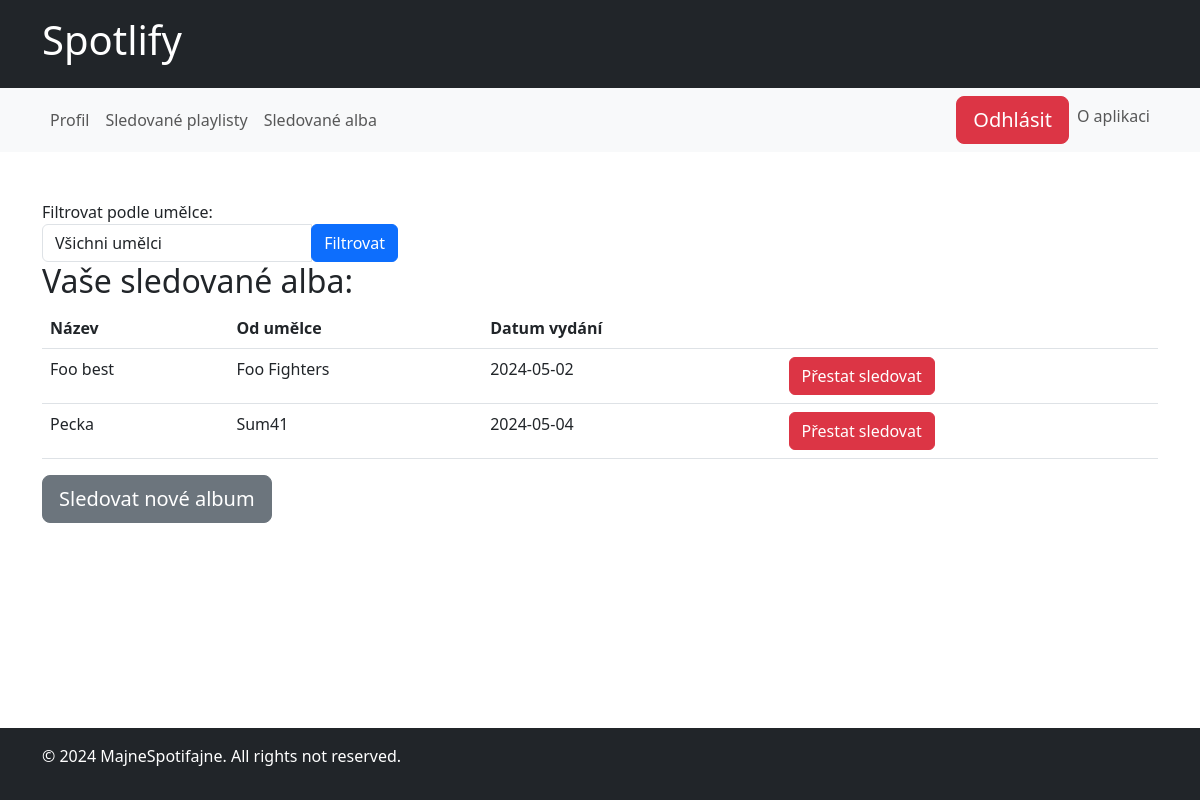
The app's page /followingAlbums (signed in) with its own data.
### spotify/models.py (models this page shows, shortened)
class AccountFollowedAlbums(models.Model):
    account = models.ForeignKey(Account, on_delete=models.CASCADE)
    album = models.ForeignKey(Album, on_delete=models.CASCADE)

class Album(models.Model):
    album_id = models.AutoField(primary_key=True)
    album_release_date = models.DateField()
    album_name = models.CharField(max_length=30)
    artist = models.ForeignKey(Artist, on_delete=models.CASCADE)

class Artist(models.Model):
    artist_id = models.AutoField(primary_key=True)
    artist_name = models.CharField(max_length=30)
    artist_note = models.CharField(max_length=1000)
    artist_next_tour = models.DateField(null=True, blank=True)

### spotify/views.py (the view)
# urls.py: path('followingAlbums', views.followingAlbums, name='followingAlbums'),
def followingAlbums(request):
    logged_in_user = request.session.get('logged_in_user')
    if logged_in_user:
        try:
            account = Account.objects.get(username=logged_in_user)
            following_albums = AccountFollowedAlbums.objects.filter(account=account)
            artists = Artist.objects.all()
            selected_artist = request.GET.get('artist')
            if selected_artist:
                following_albums = following_albums.filter(album__artist__artist_name=selected_artist)
            return render(request, 'FollowingAlbums.html', {'account': account,
                                                            'followingAlbums': following_albums,
                                                            'artists': artists ,
                                                            'selected_artist': selected_artist})
        except Account.DoesNotExist:
            return redirect('userLogin')
    else:
        return redirect('userLogin')

### Templates/FollowingAlbums.html (shortened to what this page needs)
{% extends "UserLayout.html" %}
{% block content %}
<div class="row">
    <div class="col-md-4">
        <form method="GET" action="{% url 'followingAlbums' %}">
            <div class="form-group">
                <label for="category-filter">Filtrovat podle umělce:</label>
                <div class="input-group">
                    <select class="form-control" id="artist-filter" name="artist">
                        <option value="" {% if not selected_artist %}selected{% endif %}>Všichni umělci</option>
                    </select>
                    <div class="input-group-append">
                        <button type="submit" class="btn btn-primary">Filtrovat</button>
                    </div>
                </div>
            </div>
        </form>
    </div>
</div>
<div class="row">
    <div class="col">
        <h2>Vaše sledované alba:</h2>
        <table class="table">
            <thead class="thead-dark">
            <tr>
                <th scope="col">Název</th>
                <th scope="col">Od umělce</th>
                <th scope="col">Datum vydání</th>
                <th scope="col"></th>
            </tr>
            </thead>
            <tbody>
            {% for followingalbums in followingAlbums %}
            <tr>
                <td>{{ followingalbums.album.album_name }}</td>
                <td>{{ followingalbums.album.artist.artist_name }}</td>
                <td>{{ followingalbums.album.album_release_date|date:"Y-m-d" }}</td>
                <td>
                    <form action="{% url 'unfollowAlbum' followingalbums.album.album_id %}" method="post">
                        <button type="submit" class="btn btn-danger">Přestat sledovat</button>
                    </form>
                </td>
            </tr>
            {% endfor %}
            </tbody>
        </table>
        <a href="{% url 'openNewFollowAlbum' %}" class="btn btn-secondary btn-lg btn-block">Sledovat nové album</a>
    </div>
</div>
{% endblock %}

### records on screen
AccountFollowedAlbums: album.album_name "Foo best", album.artist.artist_name "Foo Fighters", album.album_release_date "2024-05-02"
AccountFollowedAlbums: album.album_name "Pecka", album.artist.artist_name "Sum41", album.album_release_date "2024-05-04"
